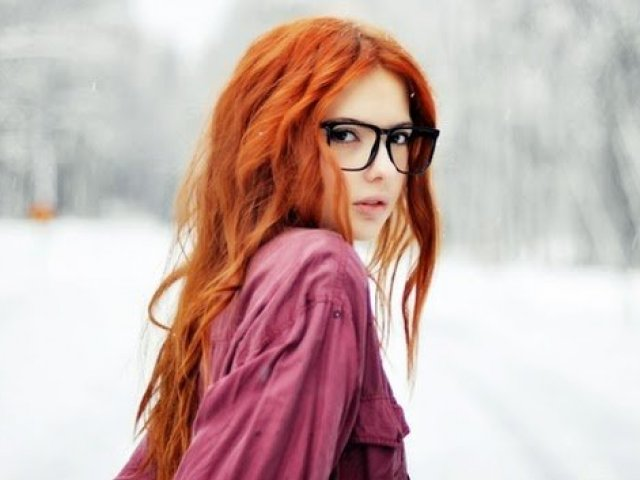
#> input picture openCV/histogram/teste.jpg, 640 x 480 px
$ python histogram.py
#> lines starting #> are read from the running program, lines starting #| are printed output that depends on the picture
import cv2
import numpy as np
import matplotlib.pyplot as plt

def mostraImg(*imgs):
	for img in imgs:
		cv2.imshow(img[1], img[0])
	cv2.waitKey(0)
	cv2.destroyAllWindows()

if __name__ == '__main__':

	imgGray  = cv2.imread('teste.jpg', cv2.IMREAD_GRAYSCALE)
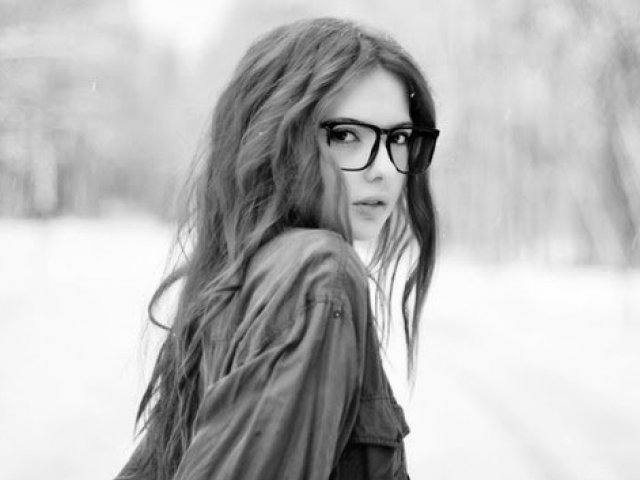
#> imgGray: shape (480, 640); min 0, max 255, mean 185
	imgColor = cv2.imread('fig_lista3_1.png', cv2.IMREAD_COLOR)
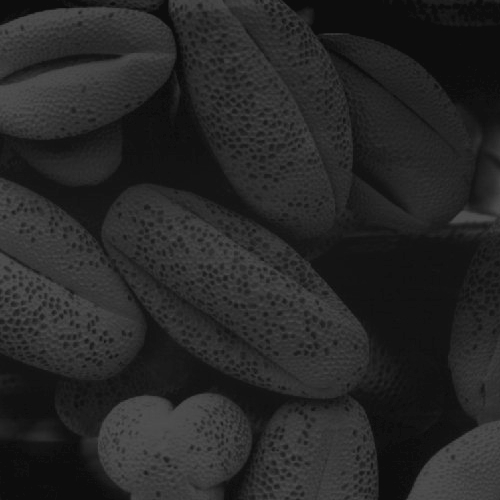
#> input picture openCV/histogram/fig_lista3_1.png, 500 x 500 px
#> imgColor is the input picture: shape (500, 500, 3); min 12, max 83, mean 38.7

	# [5 lines of commented-out code are left out]

	plt.hist(imgGray.ravel(),256,[0,256])
	#plt.imshow(imgGray)
	plt.show()
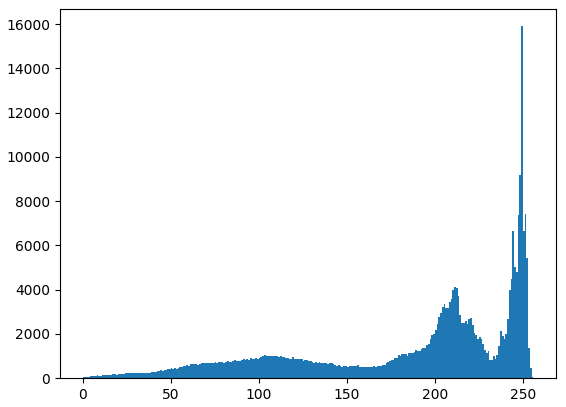
#> figure drawn by matplotlib, 1 panel; tallest bar 15904 high, from x = 249 to 250
	'''
	color = ('b','g','r')
	for i,col in enumerate(color):
		histr = cv2.calcHist([imgColor],[i],None,[256],[0,256])
		plt.plot(histr,color = col)
		plt.xlim([0,256])
	plt.show()
	'''
